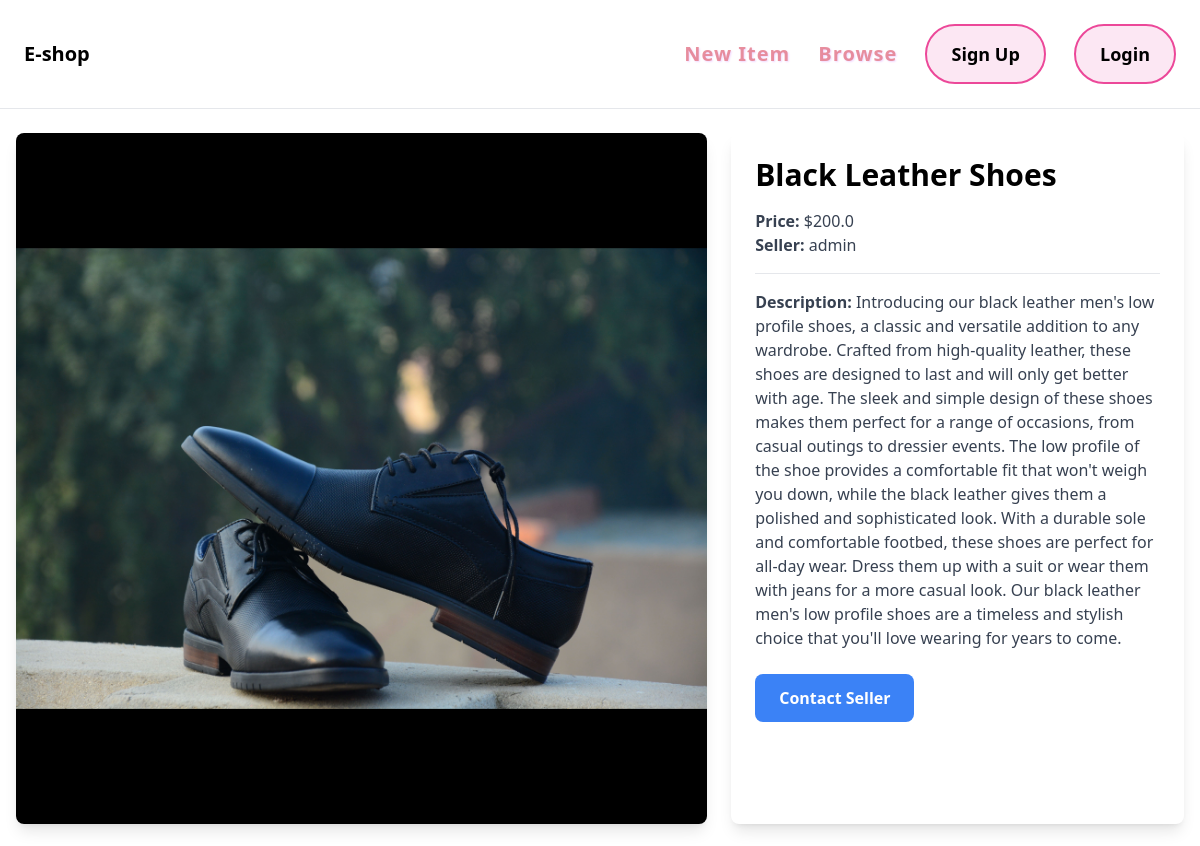
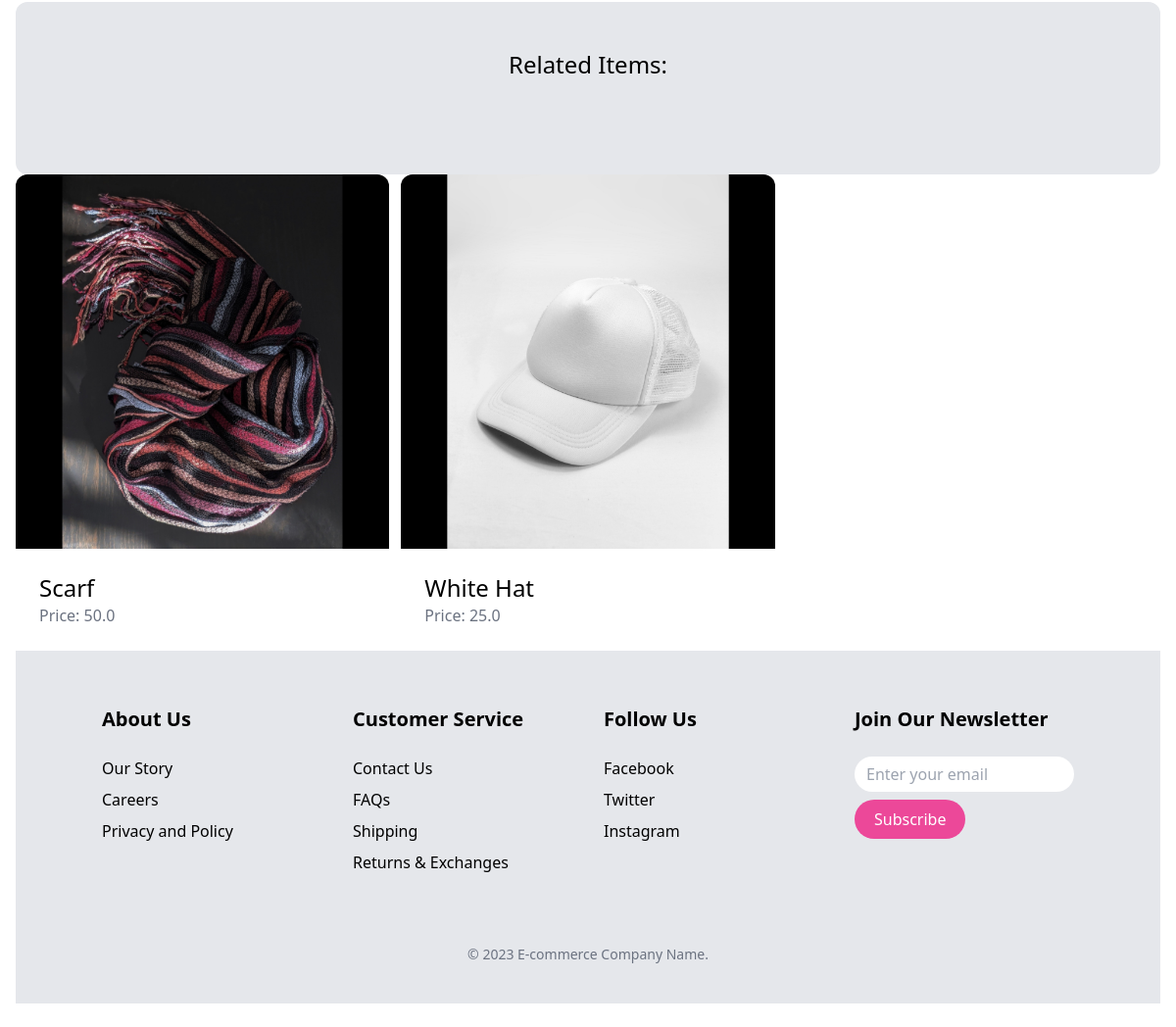
Screenshot of /items/3/ with the database file from the repository (2 pictures, top to bottom).
### item/models.py (models this page shows, shortened)
class Item(models.Model):
    category = models.ForeignKey(Category, related_name='items', on_delete = models.CASCADE)
    name = models.CharField(max_length=255)
    description = models.TextField(blank=True, null=True)
    price = models.FloatField()
    image = models.ImageField(upload_to = 'item_images',blank=True, null=True)
    is_sold = models.BooleanField(default=False)
    created_by = models.ForeignKey(User, related_name='items', on_delete = models.CASCADE)
    created_at = models.DateTimeField(auto_now_add=True)

### item/views.py (the view)
# urls.py: path('<int:pk>/', views.detail ,name='detail'),
def detail(request, pk):
    item = get_object_or_404(Item, pk=pk)
    related_items = Item.objects.filter(category=item.category, is_sold=False).exclude(pk=pk)[0:3]
    return render(request,'item/detail.html',
                  {'item': item,
                   'related_items': related_items
                })

### item/templates/item/detail.html (shortened to what this page needs)
{% extends 'core/base.html' %}
{% block content %}
<div class="grid grid-cols-1 md:grid-cols-5 gap-6">
    <div class="md:col-span-3">
        <img src="{{ item.image.url }}" class="rounded-lg shadow-lg">
    </div>
    <div class="md:col-span-2 p-6 bg-white rounded-lg shadow-lg">
        <h1 class="text-3xl font-bold mb-4">{{ item.name }}</h1>
        <p class="text-gray-700"><strong>Price: </strong> ${{ item.price }}</p>
        <p class="text-gray-700"><strong>Seller: </strong> {{ item.created_by.username }}</p>
        <hr class="my-4">
        {% if item.description %}
            <p class="text-gray-700"><strong>Description: </strong> {{ item.description }}</p>
        {% endif %}
        {% if request.user == item.created_by %}
            <div class="mt-6 p-6 bg-white rounded-xl">
                <p>This is your item!</p>
                <a href="{% url 'item:edit' item.id %}" class="inline-block mt-6 px-6 py-3 text-lg font-semibold bg-teal-500 text-white rounded-xl">Edit</a>
                <a href="{% url 'item:delete' item.id %}" class="inline-block mt-6 px-6 py-3 text-lg font-semibold bg-red-500 text-white rounded-xl">Delete</a>
            </div>
        {% else %}
            <a href="#" class="inline-block mt-6 px-6 py-3 rounded-lg font-bold bg-blue-500 hover:bg-blue-600 text-white">Contact Seller</a>
        {% endif %}
    </div>
</div>
<div class="mt-6 px-6 py-12 bg-gray-200 rounded-xl">
    <h2 class="mb-12 text-2xl text-center">Related Items:</h2>
</div>
<div class="grid grid-cols-3 gap-3">
    {% for item in related_items %}
    <div>
        <a href="{% url 'item:detail' item.id %}">
            <div>
                <img src="{{item.image.url }}" class="rounded-t-xl"> </img>
            </div>
            <div class = "p-6 bg-white rounded-b-xl">
                <h2 class = "text-2xl">{{item.name }}</h2>
                <p class = "text-gray-500">Price: {{item.price }}</p>
            </div>
        </a>
    </div>
    {% endfor %}
</div>
{% endblock %}

### rows the page displays
Item: image (picture), name "Black Leather Shoes", price "200.0", created_by.username "admin", description "Introducing our black leather men's low profile shoes, a classic and versatile addition to any wardrobe. Crafted from high-quality leather, these shoes are designed to last and will only get better with age. The sleek and simple design of these shoes makes them perfect for a range of occasions, from casual outings to dressier events. The low profile of the shoe provides a comfortable fit that won't weigh you down, while the black leather gives them a polished and sophisticated look. With a durable sole and comfortable footbed, these shoes are perfect for all-day wear. Dress them up with a suit or wear them with jeans for a more casual look. Our black leather men's low profile shoes are a…"
Item: image (picture), name "Scarf", price "50.0"
Item: image (picture), name "White Hat", price "25.0"
